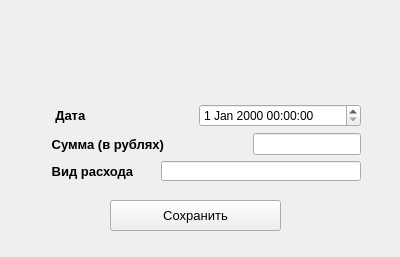
<?xml version="1.0" encoding="UTF-8"?>
<ui version="4.0">
 <class>EditExpenseButtonSave</class>
 <widget class="QWidget" name="EditExpenseButtonSave">
  <property name="geometry">
   <rect>
    <x>0</x>
    <y>0</y>
    <width>400</width>
    <height>257</height>
   </rect>
  </property>
  <property name="sizePolicy">
   <sizepolicy hsizetype="Fixed" vsizetype="Fixed">
    <horstretch>0</horstretch>
    <verstretch>0</verstretch>
   </sizepolicy>
  </property>
  <property name="minimumSize">
   <size>
    <width>400</width>
    <height>257</height>
   </size>
  </property>
  <property name="maximumSize">
   <size>
    <width>400</width>
    <height>257</height>
   </size>
  </property>
  <property name="windowTitle">
   <string>Изменение расхода</string>
  </property>
  <widget class="QWidget" name="layoutWidget">
   <property name="geometry">
    <rect>
     <x>30</x>
     <y>30</y>
     <width>331</width>
     <height>151</height>
    </rect>
   </property>
   <layout class="QVBoxLayout" name="verticalLayout">
    <item>
     <widget class="QLabel" name="labelEditErrorExpense">
      <property name="text">
       <string/>
      </property>
     </widget>
    </item>
    <item>
     <layout class="QHBoxLayout" name="horizontalLayout">
      <item>
       <widget class="QLabel" name="label">
        <property name="font">
         <font>
          <pointsize>10</pointsize>
          <weight>75</weight>
          <italic>false</italic>
          <bold>true</bold>
          <underline>false</underline>
         </font>
        </property>
        <property name="text">
         <string>       Дата</string>
        </property>
       </widget>
      </item>
      <item>
       <widget class="QDateTimeEdit" name="dateTimeEdit"/>
      </item>
     </layout>
    </item>
    <item>
     <layout class="QHBoxLayout" name="horizontalLayout_2">
      <item>
       <widget class="QLabel" name="label_2">
        <property name="font">
         <font>
          <pointsize>10</pointsize>
          <weight>75</weight>
          <bold>true</bold>
         </font>
        </property>
        <property name="text">
         <string>      Сумма (в рублях)</string>
        </property>
       </widget>
      </item>
      <item>
       <widget class="QLineEdit" name="lineEdit">
        <property name="sizePolicy">
         <sizepolicy hsizetype="Fixed" vsizetype="Fixed">
          <horstretch>0</horstretch>
          <verstretch>0</verstretch>
         </sizepolicy>
        </property>
       </widget>
      </item>
     </layout>
    </item>
    <item>
     <layout class="QHBoxLayout" name="horizontalLayout_3">
      <item>
       <widget class="QLabel" name="label_3">
        <property name="font">
         <font>
          <pointsize>10</pointsize>
          <weight>75</weight>
          <bold>true</bold>
         </font>
        </property>
        <property name="text">
         <string>      Вид расхода</string>
        </property>
       </widget>
      </item>
      <item>
       <widget class="QLineEdit" name="lineEdit_2">
        <property name="sizePolicy">
         <sizepolicy hsizetype="Fixed" vsizetype="Fixed">
          <horstretch>0</horstretch>
          <verstretch>0</verstretch>
         </sizepolicy>
        </property>
        <property name="minimumSize">
         <size>
          <width>200</width>
          <height>20</height>
         </size>
        </property>
        <property name="maximumSize">
         <size>
          <width>200</width>
          <height>20</height>
         </size>
        </property>
       </widget>
      </item>
     </layout>
    </item>
   </layout>
  </widget>
  <widget class="QPushButton" name="EditExpenseButtonSave_2">
   <property name="geometry">
    <rect>
     <x>110</x>
     <y>200</y>
     <width>171</width>
     <height>31</height>
    </rect>
   </property>
   <property name="sizePolicy">
    <sizepolicy hsizetype="Preferred" vsizetype="Preferred">
     <horstretch>0</horstretch>
     <verstretch>0</verstretch>
    </sizepolicy>
   </property>
   <property name="minimumSize">
    <size>
     <width>0</width>
     <height>0</height>
    </size>
   </property>
   <property name="font">
    <font>
     <pointsize>10</pointsize>
    </font>
   </property>
   <property name="text">
    <string>Сохранить</string>
   </property>
  </widget>
 </widget>
 <resources/>
 <connections/>
</ui>
